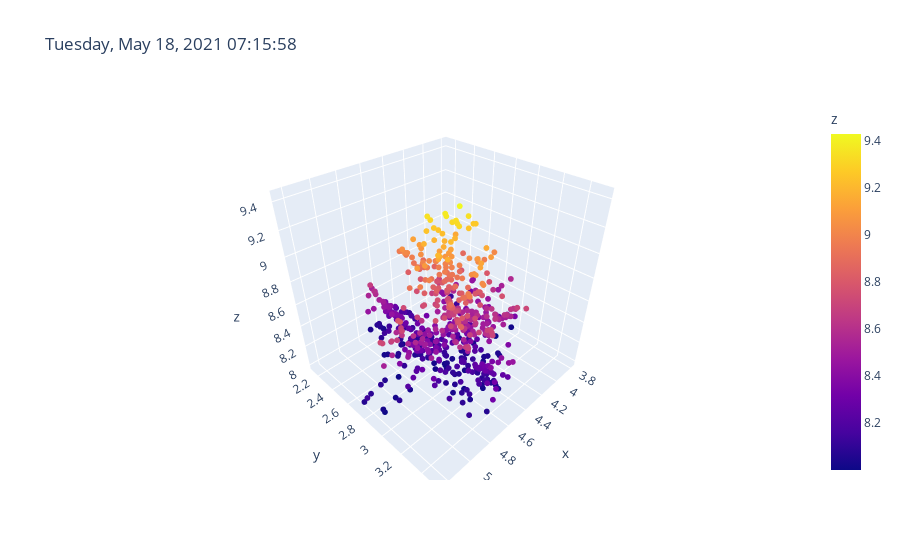

Notebook code cell kept with this figure:
### Code cell
tip.plot(color = "z")

### Figure 1 — Plotly figure (JSON) as saved in the notebook; plotly's stock layout.template omitted (floating-point values rounded to 4 significant figures; data arrays with more than 128 entries replaced by an {"elided": "..."} marker saying what was removed)
{"data": [{"hovertemplate": "<b>%{hovertext}</b><br><br>x=%{x}<br>y=%{y}<br>z=%{marker.color}<extra></extra>", "hovertext": {"elided": "614 str values"}, "legendgroup": "", "marker": {"color": {"elided": "614 float values"}, "coloraxis": "coloraxis", "line": {"width": 0}, "size": 2, "symbol": "circle"}, "mode": "markers", "name": "", "scene": "scene", "showlegend": false, "type": "scatter3d", "x": {"elided": "614 float values"}, "y": {"elided": "614 float values"}, "z": {"elided": "614 float values"}}], "layout": {"coloraxis": {"colorbar": {"title": {"text": "z"}}, "colorscale": [[0, "#0d0887"], [0.1111, "#46039f"], [0.2222, "#7201a8"], [0.3333, "#9c179e"], [0.4444, "#bd3786"], [0.5556, "#d8576b"], [0.6667, "#ed7953"], [0.7778, "#fb9f3a"], [0.8889, "#fdca26"], [1, "#f0f921"]]}, "hovermode": false, "legend": {"tracegroupgap": 0}, "scene": {"aspectmode": "data", "domain": {"x": [0, 1], "y": [0, 1]}, "xaxis": {"title": {"text": "x"}}, "yaxis": {"title": {"text": "y"}}, "zaxis": {"title": {"text": "z"}}}, "title": {"text": "Tuesday, May 18, 2021 07:15:58"}}}
